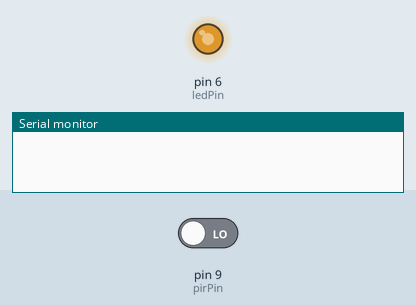
This sketch was run on a simulated Arduino Uno, built with avr-gcc and run on an emulated ATmega328P. Parts: output pins drawn as LEDs (lit = HIGH), the last lines printed to the serial monitor. The inputs (shaded band) are chosen by the test bench; at power-on: pin 9 (pirPin) LOW.

Above: at 1.2 s.
1.3 s: pin 9 (pirPin) driven HIGH
At 2.5 s:
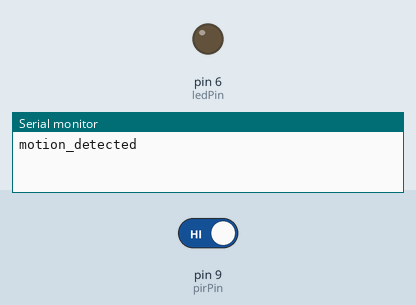
2.8 s: pin 9 (pirPin) driven LOW
At 5.5 s:
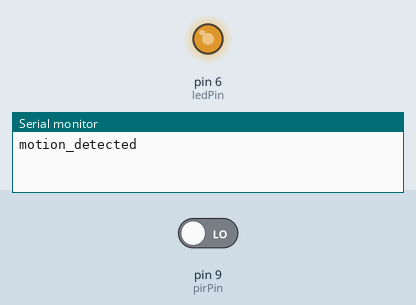
Timing chart, 0 to 7.0 s (numbered marks = the images above; inputs shaded):
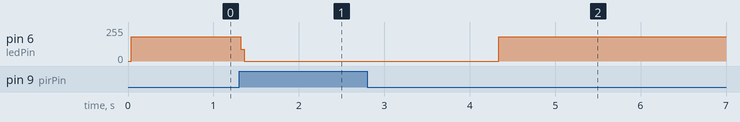

Measured:
- after the input at 1.3 s, pin 6 (ledPin): 181/255 → 0/255 at once
- after the input at 2.8 s, pin 6 (ledPin): 0/255 → 181/255 after 1.5 s

The sketch:

IR_SENSOR.ino
```cpp
int ledPin = 6;
int pirPin = 9;
int val = 0;

void setup()
{
  Serial.begin(9600);
  pinMode (ledPin,OUTPUT);
  pinMode (pirPin, INPUT);
}
void loop ()
{
  val = digitalRead(pirPin);
  digitalWrite(ledPin,val);

if (val == 1){
  Serial.println("motion_detected");
  digitalWrite(ledPin,LOW);
  delay(3000);
}
else
  digitalWrite(ledPin,HIGH);
}
```
